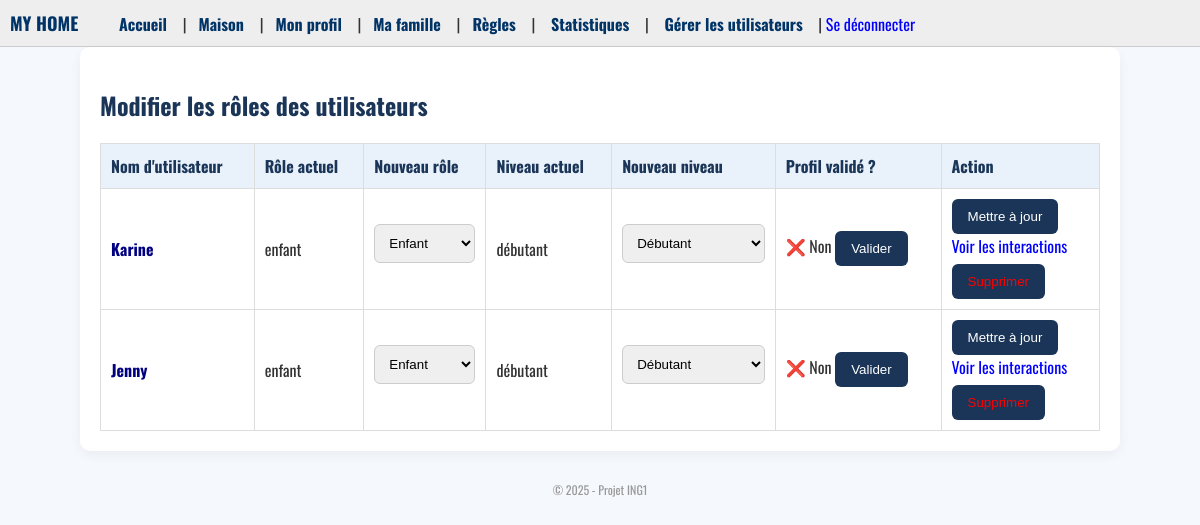
The page /utilisateurs/ (signed in) on the database as committed earlier.
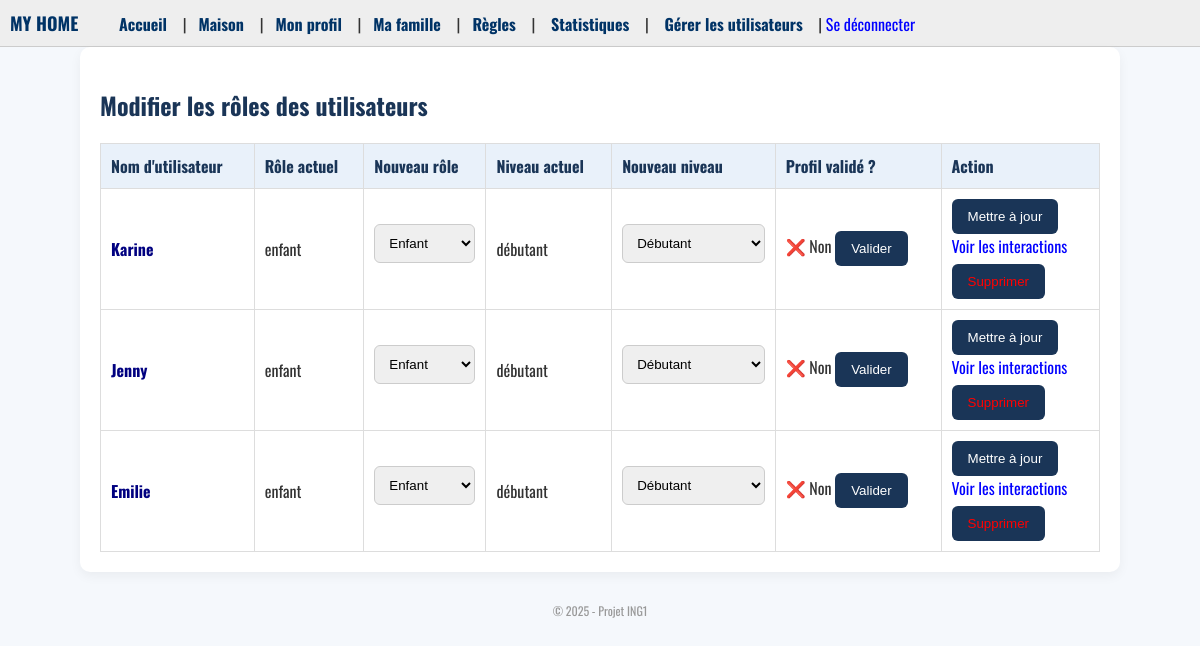
The same page on the database as committed later.
### users/models.py (models this page shows, shortened)
class User(AbstractUser):
    age = models.IntegerField(null=True, blank=True)
    birth_date = models.DateField(null=True, blank=True)
    type_membre = models.CharField(max_length=50, null=True, blank=True)
    niveau = models.CharField(max_length=15, default="débutant")
    points = models.FloatField(default=0.0)
    photo = models.ImageField(upload_to='photos_profil/', null=True, blank=True)  #
    est_valide = models.BooleanField(default=False)

### users/views.py (the view, shortened to what this page needs)
# urls.py: path('utilisateurs/', views.liste_utilisateurs, name='liste_utilisateurs'),
@login_required
def liste_utilisateurs(request):
    if request.user.niveau != "expert":
        return HttpResponseForbidden("Accès réservé aux experts.")
    utilisateurs = User.objects.exclude(id=request.user.id)
    return render(request, 'liste_utilisateurs.html', {'utilisateurs': utilisateurs})

### templates/liste_utilisateurs.html (shortened to what this page needs)
{% extends 'base.html' %}
{% block content %}
<h2>Modifier les rôles des utilisateurs</h2>
<table border="1" cellpadding="8" cellspacing="0">
  <tr>
    <th>Nom d'utilisateur</th>
    <th>Rôle actuel</th>
    <th>Nouveau rôle</th>
    <th>Niveau actuel</th>
    <th>Nouveau niveau</th>
    <th>Profil validé ?</th>
    <th>Action</th>
  </tr>
  {% for utilisateur in utilisateurs %}
    <form method="post">
      <tr>
        <td>
          <a href="{% url 'fiche_utilisateur' utilisateur.id %}" style="font-weight: bold; color: navy;">
            {{ utilisateur.username }}
          </a>
        </td>
        <td>{{ utilisateur.type_membre }}</td>
        <td>
          <select name="type_membre">
            <option value="enfant" {% if utilisateur.type_membre == 'enfant' %}selected{% endif %}>Enfant</option>
          </select>
        </td>
        <td>{{ utilisateur.niveau }}</td>
        <td>
          <select name="niveau">
            <option value="débutant" {% if utilisateur.niveau == 'débutant' %}selected{% endif %}>Débutant</option>
          </select>
        </td>
        <td>
          {% if utilisateur.est_valide %}
            ✅ Oui
          {% else %}
            ❌ Non
            <button type="submit" name="valider">Valider</button>
          {% endif %}
        </td>
        <td>
          <button type="submit" name="modifier">Mettre à jour</button><br>
          <a href="{% url 'voir_interactions_utilisateur' utilisateur.id %}" style="color: blue;">Voir les interactions</a><br>
          <button type="submit" name="supprimer" style="margin-top: 6px; color: red;" onclick="return confirm('Supprimer cet utilisateur ?')">Supprimer</button>
        </td>
      </tr>
    </form>
  {% endfor %}
</table>
{% endblock %}

Rows that differ between the two databases and show on the page:
added User: username "Emilie", type_membre "enfant", type_membre "Enfant", niveau "débutant", niveau "Débutant", est_valide "❌ Non"
